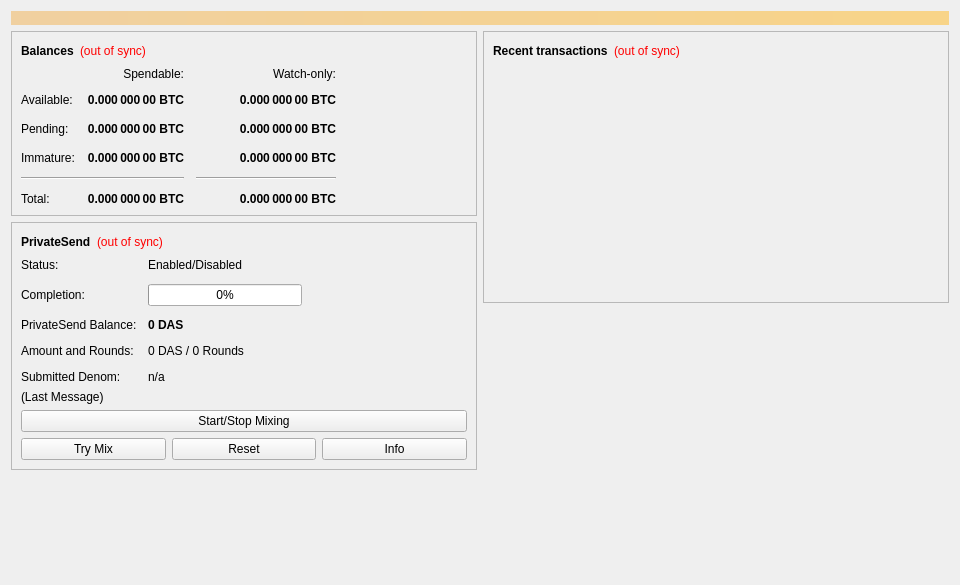
<?xml version="1.0" encoding="UTF-8"?>
<ui version="4.0">
 <class>OverviewPage</class>
 <widget class="QWidget" name="OverviewPage">
  <property name="geometry">
   <rect>
    <x>0</x>
    <y>0</y>
    <width>960</width>
    <height>585</height>
   </rect>
  </property>
  <property name="minimumSize">
   <size>
    <width>960</width>
    <height>0</height>
   </size>
  </property>
  <property name="windowTitle">
   <string>Form</string>
  </property>
  <layout class="QVBoxLayout" name="topLayout">
   <item>
    <widget class="QLabel" name="labelAlerts">
     <property name="visible">
      <bool>false</bool>
     </property>
     <property name="styleSheet">
      <string notr="true">QLabel { background-color: qlineargradient(x1: 0, y1: 0, x2: 1, y2: 0, stop:0 #F0D0A0, stop:1 #F8D488); color:#000000; }</string>
     </property>
     <property name="wordWrap">
      <bool>true</bool>
     </property>
     <property name="margin">
      <number>3</number>
     </property>
     <property name="textInteractionFlags">
      <set>Qt::TextSelectableByMouse</set>
     </property>
    </widget>
   </item>
   <item>
    <layout class="QHBoxLayout" name="horizontalLayout" stretch="1,1">
     <item>
      <layout class="QVBoxLayout" name="verticalLayout_2">
       <item>
        <widget class="QFrame" name="frame">
         <property name="frameShape">
          <enum>QFrame::StyledPanel</enum>
         </property>
         <property name="frameShadow">
          <enum>QFrame::Raised</enum>
         </property>
         <layout class="QVBoxLayout" name="verticalLayout_4">
          <item>
           <layout class="QHBoxLayout" name="horizontalLayout_4">
            <item>
             <widget class="QLabel" name="label_5">
              <property name="font">
               <font>
                <weight>75</weight>
                <bold>true</bold>
               </font>
              </property>
              <property name="text">
               <string>Balances</string>
              </property>
             </widget>
            </item>
            <item>
             <widget class="QLabel" name="labelWalletStatus">
              <property name="toolTip">
               <string>The displayed information may be out of date. Your wallet automatically synchronizes with the Das network after a connection is established, but this process has not completed yet.</string>
              </property>
              <property name="styleSheet">
               <string notr="true">QLabel { color: red; }</string>
              </property>
              <property name="text">
               <string notr="true">(out of sync)</string>
              </property>
              <property name="alignment">
               <set>Qt::AlignLeading|Qt::AlignLeft|Qt::AlignVCenter</set>
              </property>
             </widget>
            </item>
            <item>
             <spacer name="horizontalSpacer_3">
              <property name="orientation">
               <enum>Qt::Horizontal</enum>
              </property>
              <property name="sizeHint" stdset="0">
               <size>
                <width>40</width>
                <height>20</height>
               </size>
              </property>
             </spacer>
            </item>
           </layout>
          </item>
          <item>
           <layout class="QGridLayout" name="gridLayout">
            <property name="spacing">
             <number>12</number>
            </property>
            <item row="2" column="2">
             <widget class="QLabel" name="labelWatchPending">
              <property name="font">
               <font>
                <weight>75</weight>
                <bold>true</bold>
               </font>
              </property>
              <property name="cursor">
               <cursorShape>IBeamCursor</cursorShape>
              </property>
              <property name="toolTip">
               <string>Unconfirmed transactions to watch-only addresses</string>
              </property>
              <property name="text">
               <string notr="true">0.000 000 00 BTC</string>
              </property>
              <property name="alignment">
               <set>Qt::AlignRight|Qt::AlignTrailing|Qt::AlignVCenter</set>
              </property>
              <property name="textInteractionFlags">
               <set>Qt::LinksAccessibleByMouse|Qt::TextSelectableByKeyboard|Qt::TextSelectableByMouse</set>
              </property>
             </widget>
            </item>
            <item row="2" column="1">
             <widget class="QLabel" name="labelUnconfirmed">
              <property name="font">
               <font>
                <weight>75</weight>
                <bold>true</bold>
               </font>
              </property>
              <property name="cursor">
               <cursorShape>IBeamCursor</cursorShape>
              </property>
              <property name="toolTip">
               <string>Total of transactions that have yet to be confirmed, and do not yet count toward the spendable balance</string>
              </property>
              <property name="text">
               <string notr="true">0.000 000 00 BTC</string>
              </property>
              <property name="alignment">
               <set>Qt::AlignRight|Qt::AlignTrailing|Qt::AlignVCenter</set>
              </property>
              <property name="textInteractionFlags">
               <set>Qt::LinksAccessibleByMouse|Qt::TextSelectableByKeyboard|Qt::TextSelectableByMouse</set>
              </property>
             </widget>
            </item>
            <item row="3" column="2">
             <widget class="QLabel" name="labelWatchImmature">
              <property name="font">
               <font>
                <weight>75</weight>
                <bold>true</bold>
               </font>
              </property>
              <property name="cursor">
               <cursorShape>IBeamCursor</cursorShape>
              </property>
              <property name="toolTip">
               <string>Mined balance in watch-only addresses that has not yet matured</string>
              </property>
              <property name="text">
               <string notr="true">0.000 000 00 BTC</string>
              </property>
              <property name="alignment">
               <set>Qt::AlignRight|Qt::AlignTrailing|Qt::AlignVCenter</set>
              </property>
              <property name="textInteractionFlags">
               <set>Qt::LinksAccessibleByMouse|Qt::TextSelectableByKeyboard|Qt::TextSelectableByMouse</set>
              </property>
             </widget>
            </item>
            <item row="4" column="0" colspan="2">
             <widget class="Line" name="lineSpendableBalance">
              <property name="orientation">
               <enum>Qt::Horizontal</enum>
              </property>
             </widget>
            </item>
            <item row="4" column="2">
             <widget class="Line" name="lineWatchBalance">
              <property name="sizePolicy">
               <sizepolicy hsizetype="Preferred" vsizetype="Fixed">
                <horstretch>0</horstretch>
                <verstretch>0</verstretch>
               </sizepolicy>
              </property>
              <property name="minimumSize">
               <size>
                <width>140</width>
                <height>0</height>
               </size>
              </property>
              <property name="orientation">
               <enum>Qt::Horizontal</enum>
              </property>
             </widget>
            </item>
            <item row="5" column="0">
             <widget class="QLabel" name="labelTotalText">
              <property name="text">
               <string>Total:</string>
              </property>
             </widget>
            </item>
            <item row="3" column="1">
             <widget class="QLabel" name="labelImmature">
              <property name="font">
               <font>
                <weight>75</weight>
                <bold>true</bold>
               </font>
              </property>
              <property name="cursor">
               <cursorShape>IBeamCursor</cursorShape>
              </property>
              <property name="toolTip">
               <string>Mined balance that has not yet matured</string>
              </property>
              <property name="text">
               <string notr="true">0.000 000 00 BTC</string>
              </property>
              <property name="alignment">
               <set>Qt::AlignRight|Qt::AlignTrailing|Qt::AlignVCenter</set>
              </property>
              <property name="textInteractionFlags">
               <set>Qt::LinksAccessibleByMouse|Qt::TextSelectableByKeyboard|Qt::TextSelectableByMouse</set>
              </property>
             </widget>
            </item>
            <item row="2" column="3">
             <spacer name="horizontalSpacer_2">
              <property name="orientation">
               <enum>Qt::Horizontal</enum>
              </property>
              <property name="sizeHint" stdset="0">
               <size>
                <width>40</width>
                <height>20</height>
               </size>
              </property>
             </spacer>
            </item>
            <item row="3" column="0">
             <widget class="QLabel" name="labelImmatureText">
              <property name="text">
               <string>Immature:</string>
              </property>
             </widget>
            </item>
            <item row="5" column="1">
             <widget class="QLabel" name="labelTotal">
              <property name="font">
               <font>
                <weight>75</weight>
                <bold>true</bold>
               </font>
              </property>
              <property name="cursor">
               <cursorShape>IBeamCursor</cursorShape>
              </property>
              <property name="toolTip">
               <string>Your current total balance</string>
              </property>
              <property name="text">
               <string notr="true">0.000 000 00 BTC</string>
              </property>
              <property name="alignment">
               <set>Qt::AlignRight|Qt::AlignTrailing|Qt::AlignVCenter</set>
              </property>
              <property name="textInteractionFlags">
               <set>Qt::LinksAccessibleByMouse|Qt::TextSelectableByKeyboard|Qt::TextSelectableByMouse</set>
              </property>
             </widget>
            </item>
            <item row="5" column="2">
             <widget class="QLabel" name="labelWatchTotal">
              <property name="font">
               <font>
                <weight>75</weight>
                <bold>true</bold>
               </font>
              </property>
              <property name="cursor">
               <cursorShape>IBeamCursor</cursorShape>
              </property>
              <property name="toolTip">
               <string>Current total balance in watch-only addresses</string>
              </property>
              <property name="text">
               <string notr="true">0.000 000 00 BTC</string>
              </property>
              <property name="alignment">
               <set>Qt::AlignRight|Qt::AlignTrailing|Qt::AlignVCenter</set>
              </property>
              <property name="textInteractionFlags">
               <set>Qt::LinksAccessibleByMouse|Qt::TextSelectableByKeyboard|Qt::TextSelectableByMouse</set>
              </property>
             </widget>
            </item>
            <item row="0" column="2">
             <widget class="QLabel" name="labelWatchonly">
              <property name="text">
               <string>Watch-only:</string>
              </property>
              <property name="alignment">
               <set>Qt::AlignRight|Qt::AlignTrailing|Qt::AlignVCenter</set>
              </property>
             </widget>
            </item>
            <item row="1" column="0">
             <widget class="QLabel" name="labelBalanceText">
              <property name="text">
               <string>Available:</string>
              </property>
             </widget>
            </item>
            <item row="1" column="1">
             <widget class="QLabel" name="labelBalance">
              <property name="font">
               <font>
                <weight>75</weight>
                <bold>true</bold>
               </font>
              </property>
              <property name="cursor">
               <cursorShape>IBeamCursor</cursorShape>
              </property>
              <property name="toolTip">
               <string>Your current spendable balance</string>
              </property>
              <property name="text">
               <string notr="true">0.000 000 00 BTC</string>
              </property>
              <property name="alignment">
               <set>Qt::AlignRight|Qt::AlignTrailing|Qt::AlignVCenter</set>
              </property>
              <property name="textInteractionFlags">
               <set>Qt::LinksAccessibleByMouse|Qt::TextSelectableByKeyboard|Qt::TextSelectableByMouse</set>
              </property>
             </widget>
            </item>
            <item row="1" column="2">
             <widget class="QLabel" name="labelWatchAvailable">
              <property name="font">
               <font>
                <weight>75</weight>
                <bold>true</bold>
               </font>
              </property>
              <property name="cursor">
               <cursorShape>IBeamCursor</cursorShape>
              </property>
              <property name="toolTip">
               <string>Your current balance in watch-only addresses</string>
              </property>
              <property name="text">
               <string notr="true">0.000 000 00 BTC</string>
              </property>
              <property name="alignment">
               <set>Qt::AlignRight|Qt::AlignTrailing|Qt::AlignVCenter</set>
              </property>
              <property name="textInteractionFlags">
               <set>Qt::LinksAccessibleByMouse|Qt::TextSelectableByKeyboard|Qt::TextSelectableByMouse</set>
              </property>
             </widget>
            </item>
            <item row="2" column="0">
             <widget class="QLabel" name="labelPendingText">
              <property name="text">
               <string>Pending:</string>
              </property>
             </widget>
            </item>
            <item row="0" column="1">
             <widget class="QLabel" name="labelSpendable">
              <property name="text">
               <string>Spendable:</string>
              </property>
              <property name="alignment">
               <set>Qt::AlignRight|Qt::AlignTrailing|Qt::AlignVCenter</set>
              </property>
             </widget>
            </item>
           </layout>
          </item>
         </layout>
        </widget>
       </item>
       <item>
        <widget class="QFrame" name="framePrivateSend">
         <property name="layoutDirection">
          <enum>Qt::LeftToRight</enum>
         </property>
         <property name="frameShape">
          <enum>QFrame::StyledPanel</enum>
         </property>
         <property name="frameShadow">
          <enum>QFrame::Raised</enum>
         </property>
         <layout class="QVBoxLayout" name="VerticalLayout_PS1">
          <item>
           <layout class="QHBoxLayout" name="horizontalLayout_5">
            <item>
             <widget class="QLabel" name="labelPrivateSendHeader">
              <property name="font">
               <font>
                <weight>75</weight>
                <bold>true</bold>
               </font>
              </property>
              <property name="text">
               <string>PrivateSend</string>
              </property>
             </widget>
            </item>
            <item>
             <widget class="QLabel" name="labelPrivateSendSyncStatus">
              <property name="toolTip">
               <string>The displayed information may be out of date. Your wallet automatically synchronizes with the Das network after a connection is established, but this process has not completed yet.</string>
              </property>
              <property name="styleSheet">
               <string notr="true">QLabel { color: red; }</string>
              </property>
              <property name="text">
               <string notr="true">(out of sync)</string>
              </property>
              <property name="alignment">
               <set>Qt::AlignLeading|Qt::AlignLeft|Qt::AlignVCenter</set>
              </property>
             </widget>
            </item>
            <item>
             <spacer name="horizontalSpacer_4">
              <property name="orientation">
               <enum>Qt::Horizontal</enum>
              </property>
              <property name="sizeHint" stdset="0">
               <size>
                <width>40</width>
                <height>20</height>
               </size>
              </property>
             </spacer>
            </item>
           </layout>
          </item>
          <item>
           <layout class="QFormLayout" name="privateSendFormLayout">
            <property name="fieldGrowthPolicy">
             <enum>QFormLayout::AllNonFixedFieldsGrow</enum>
            </property>
            <property name="horizontalSpacing">
             <number>11</number>
            </property>
            <property name="verticalSpacing">
             <number>12</number>
            </property>
            <item row="0" column="0">
             <widget class="QLabel" name="labelPrivateSendEnabledText">
              <property name="text">
               <string>Status:</string>
              </property>
             </widget>
            </item>
            <item row="0" column="1">
             <widget class="QLabel" name="labelPrivateSendEnabled">
              <property name="text">
               <string>Enabled/Disabled</string>
              </property>
             </widget>
            </item>
            <item row="1" column="0">
             <widget class="QLabel" name="labelCompletitionText">
              <property name="text">
               <string>Completion:</string>
              </property>
             </widget>
            </item>
            <item row="1" column="1">
             <widget class="QProgressBar" name="privateSendProgress">
              <property name="maximumSize">
               <size>
                <width>154</width>
                <height>16777215</height>
               </size>
              </property>
              <property name="value">
               <number>0</number>
              </property>
             </widget>
            </item>
            <item row="2" column="0">
             <widget class="QLabel" name="labelAnonymizedText">
              <property name="text">
               <string>PrivateSend Balance:</string>
              </property>
             </widget>
            </item>
            <item row="2" column="1">
             <widget class="QLabel" name="labelAnonymized">
              <property name="font">
               <font>
                <weight>75</weight>
                <bold>true</bold>
               </font>
              </property>
              <property name="text">
               <string notr="true">0 DAS</string>
              </property>
             </widget>
            </item>
            <item row="3" column="0">
             <widget class="QLabel" name="labelAmountAndRoundsText">
              <property name="text">
               <string>Amount and Rounds:</string>
              </property>
             </widget>
            </item>
            <item row="3" column="1">
             <widget class="QLabel" name="labelAmountRounds">
              <property name="text">
               <string>0 DAS / 0 Rounds</string>
              </property>
             </widget>
            </item>
            <item row="4" column="0">
             <widget class="QLabel" name="labelSubmittedDenomText">
              <property name="text">
               <string>Submitted Denom:</string>
              </property>
             </widget>
            </item>
            <item row="4" column="1">
             <widget class="QLabel" name="labelSubmittedDenom">
              <property name="toolTip">
               <string>The denominations you submitted to the Masternode.&lt;br&gt;To mix, other users must submit the exact same denominations.</string>
              </property>
              <property name="text">
               <string>n/a</string>
              </property>
             </widget>
            </item>
           </layout>
          </item>
          <item>
           <layout class="QVBoxLayout" name="VerticalLayout_PS">
            <item>
             <widget class="QLabel" name="labelPrivateSendLastMessage">
              <property name="text">
               <string>(Last Message)</string>
              </property>
              <property name="alignment">
               <set>Qt::AlignLeading|Qt::AlignLeft|Qt::AlignTop</set>
              </property>
              <property name="wordWrap">
               <bool>true</bool>
              </property>
             </widget>
            </item>
            <item>
             <widget class="QPushButton" name="togglePrivateSend">
              <property name="sizePolicy">
               <sizepolicy hsizetype="MinimumExpanding" vsizetype="Fixed">
                <horstretch>0</horstretch>
                <verstretch>0</verstretch>
               </sizepolicy>
              </property>
              <property name="text">
               <string>Start/Stop Mixing</string>
              </property>
             </widget>
            </item>
            <item>
             <layout class="QHBoxLayout" name="horizontalLayout_debugbuttons">
              <item>
               <widget class="QPushButton" name="privateSendAuto">
                <property name="sizePolicy">
                 <sizepolicy hsizetype="MinimumExpanding" vsizetype="Fixed">
                  <horstretch>0</horstretch>
                  <verstretch>0</verstretch>
                 </sizepolicy>
                </property>
                <property name="toolTip">
                 <string>Try to manually submit a PrivateSend request.</string>
                </property>
                <property name="text">
                 <string>Try Mix</string>
                </property>
               </widget>
              </item>
              <item>
               <widget class="QPushButton" name="privateSendReset">
                <property name="sizePolicy">
                 <sizepolicy hsizetype="MinimumExpanding" vsizetype="Fixed">
                  <horstretch>0</horstretch>
                  <verstretch>0</verstretch>
                 </sizepolicy>
                </property>
                <property name="toolTip">
                 <string>Reset the current status of PrivateSend (can interrupt PrivateSend if it's in the process of Mixing, which can cost you money!)</string>
                </property>
                <property name="autoFillBackground">
                 <bool>false</bool>
                </property>
                <property name="text">
                 <string>Reset</string>
                </property>
               </widget>
              </item>
              <item>
               <widget class="QPushButton" name="privateSendInfo">
                <property name="sizePolicy">
                 <sizepolicy hsizetype="MinimumExpanding" vsizetype="Fixed">
                  <horstretch>0</horstretch>
                  <verstretch>0</verstretch>
                 </sizepolicy>
                </property>
                <property name="toolTip">
                 <string>Information about PrivateSend and Mixing</string>
                </property>
                <property name="text">
                 <string>Info</string>
                </property>
               </widget>
              </item>
             </layout>
            </item>
           </layout>
          </item>
         </layout>
        </widget>
       </item>
       <item>
        <spacer name="verticalSpacer">
         <property name="orientation">
          <enum>Qt::Vertical</enum>
         </property>
         <property name="sizeHint" stdset="0">
          <size>
           <width>20</width>
           <height>40</height>
          </size>
         </property>
        </spacer>
       </item>
      </layout>
     </item>
     <item>
      <layout class="QVBoxLayout" name="verticalLayout_3">
       <item>
        <widget class="QFrame" name="frame_2">
         <property name="frameShape">
          <enum>QFrame::StyledPanel</enum>
         </property>
         <property name="frameShadow">
          <enum>QFrame::Raised</enum>
         </property>
         <layout class="QVBoxLayout" name="verticalLayout">
          <item>
           <layout class="QHBoxLayout" name="horizontalLayout_2">
            <item>
             <widget class="QLabel" name="label_4">
              <property name="font">
               <font>
                <weight>75</weight>
                <bold>true</bold>
               </font>
              </property>
              <property name="text">
               <string>Recent transactions</string>
              </property>
             </widget>
            </item>
            <item>
             <widget class="QLabel" name="labelTransactionsStatus">
              <property name="toolTip">
               <string>The displayed information may be out of date. Your wallet automatically synchronizes with the Das network after a connection is established, but this process has not completed yet.</string>
              </property>
              <property name="styleSheet">
               <string notr="true">QLabel { color: red; }</string>
              </property>
              <property name="text">
               <string notr="true">(out of sync)</string>
              </property>
              <property name="alignment">
               <set>Qt::AlignLeading|Qt::AlignLeft|Qt::AlignVCenter</set>
              </property>
             </widget>
            </item>
            <item>
             <spacer name="horizontalSpacer">
              <property name="orientation">
               <enum>Qt::Horizontal</enum>
              </property>
              <property name="sizeHint" stdset="0">
               <size>
                <width>40</width>
                <height>20</height>
               </size>
              </property>
             </spacer>
            </item>
           </layout>
          </item>
          <item>
           <widget class="QListView" name="listTransactions">
            <property name="styleSheet">
             <string notr="true">QListView { background: transparent; }</string>
            </property>
            <property name="frameShape">
             <enum>QFrame::NoFrame</enum>
            </property>
            <property name="verticalScrollBarPolicy">
             <enum>Qt::ScrollBarAlwaysOff</enum>
            </property>
            <property name="horizontalScrollBarPolicy">
             <enum>Qt::ScrollBarAlwaysOff</enum>
            </property>
            <property name="selectionMode">
             <enum>QAbstractItemView::NoSelection</enum>
            </property>
           </widget>
          </item>
         </layout>
        </widget>
       </item>
       <item>
        <spacer name="verticalSpacer_2">
         <property name="orientation">
          <enum>Qt::Vertical</enum>
         </property>
         <property name="sizeHint" stdset="0">
          <size>
           <width>20</width>
           <height>40</height>
          </size>
         </property>
        </spacer>
       </item>
      </layout>
     </item>
    </layout>
   </item>
  </layout>
 </widget>
 <resources/>
 <connections/>
</ui>
